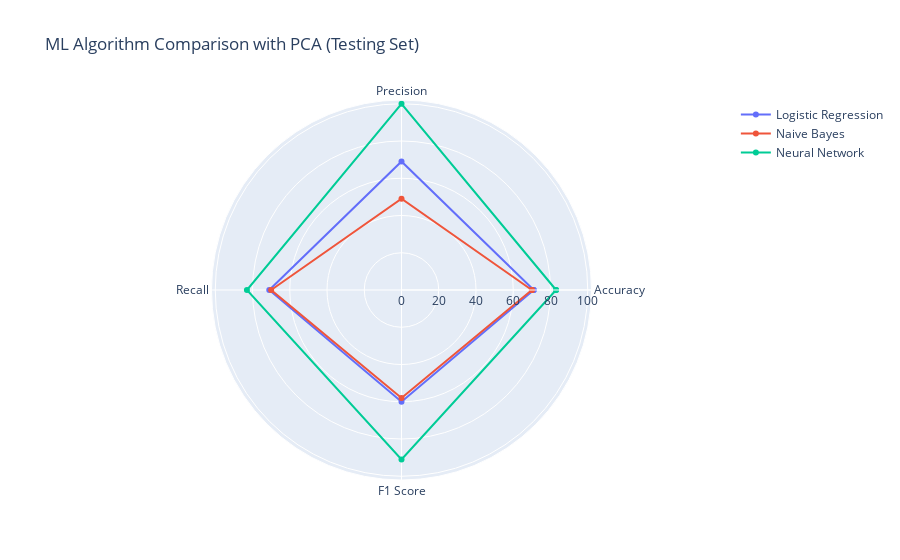
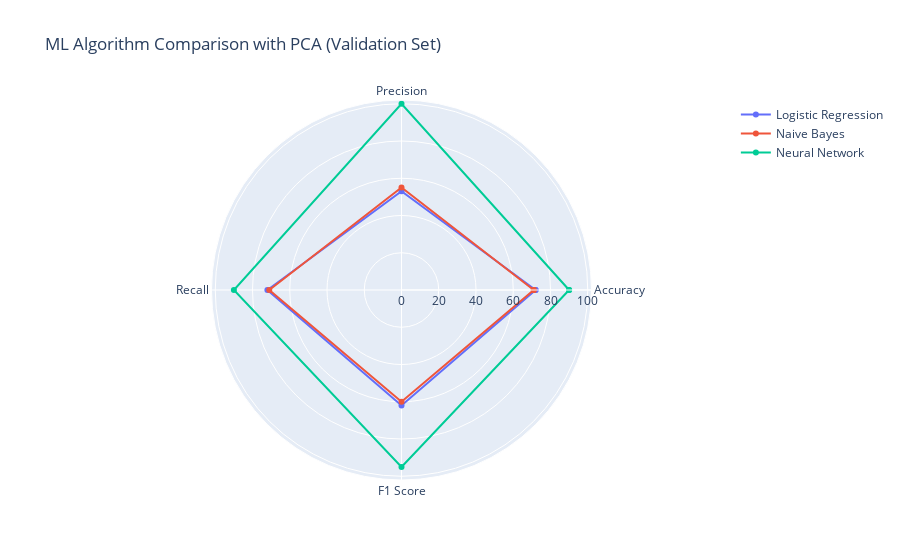

The notebook cell saved with these charts, in order:
### Markdown cell above
# Data visualization with PCA

### Code cell
categories = ['Accuracy', 'Precision', 'Recall', 'F1 Score']
categories = [*categories, categories[0]]
test_LR_w_PCA = [np.round(100*0.70516), np.round(100*0.680368), np.round(100*0.70516), np.round(100*0.595224)]
test_NB_w_PCA = [np.round(100*0.700246), np.round(100*0.440171), np.round(100*0.700246), np.round(100*0.581633)]
test_NN_w_PCA = [np.round(100*0.913186), np.round(100*1), np.round(100*0.913186), np.round(100*0.954623)]
test_LR_w_PCA = [*test_LR_wo_PCA, test_LR_wo_PCA[0]]
test_NB_w_PCA = [*test_NB_wo_PCA, test_NB_wo_PCA[0]]
test_NN_w_PCA = [*test_NN_wo_PCA, test_NN_wo_PCA[0]]

fig = go.Figure(
    data=[
        go.Scatterpolar(r=test_LR_w_PCA, theta=categories, name='Logistic Regression'),
        go.Scatterpolar(r=test_NB_w_PCA, theta=categories, name='Naive Bayes'),
        go.Scatterpolar(r=test_NN_w_PCA, theta=categories, name='Neural Network')
    ],
    layout=go.Layout(
        title=go.layout.Title(text='ML Algorithm Comparison with PCA (Testing Set)'),
        polar={'radialaxis': {'visible': True}},
        showlegend=True
    )
)

plotly.offline.iplot(fig)

val_LR_w_PCA = [np.round(100*0.720747), np.round(100*0.52539), np.round(100*0.720747), np.round(100*0.615674)]
val_NB_w_PCA = [np.round(100*0.714848), np.round(100*0.547268), np.round(100*0.714848), np.round(100*0.604688)]
val_NN_w_PCA = [np.round(100*0.901672), np.round(100*1), np.round(100*0.901672), np.round(100*0.948294)]
val_LR_w_PCA = [*val_LR_w_PCA, val_LR_w_PCA[0]]
val_NB_w_PCA = [*val_NB_w_PCA, val_NB_w_PCA[0]]
val_NN_w_PCA = [*val_NN_w_PCA, val_NN_w_PCA[0]]

fig2 = go.Figure(
    data=[
        go.Scatterpolar(r=val_LR_w_PCA, theta=categories, name='Logistic Regression'),
        go.Scatterpolar(r=val_NB_w_PCA, theta=categories, name='Naive Bayes'),
        go.Scatterpolar(r=val_NN_w_PCA, theta=categories, name='Neural Network')
    ],
    layout=go.Layout(
        title=go.layout.Title(text='ML Algorithm Comparison with PCA (Validation Set)'),
        polar={'radialaxis': {'visible': True}},
        showlegend=True
    )
)

plotly.offline.iplot(fig2)

### Figure 1 — Plotly figure (JSON) as saved in the notebook; plotly's stock layout.template omitted (floating-point values rounded to 4 significant figures)
{"data": [{"name": "Logistic Regression", "r": [71, 69, 71, 60, 71, 71], "theta": ["Accuracy", "Precision", "Recall", "F1 Score", "Accuracy"], "type": "scatterpolar"}, {"name": "Naive Bayes", "r": [70, 49, 70, 58, 70, 70], "theta": ["Accuracy", "Precision", "Recall", "F1 Score", "Accuracy"], "type": "scatterpolar"}, {"name": "Neural Network", "r": [83, 100, 83, 91, 83, 83], "theta": ["Accuracy", "Precision", "Recall", "F1 Score", "Accuracy"], "type": "scatterpolar"}], "layout": {"polar": {"radialaxis": {"visible": true}}, "showlegend": true, "title": {"text": "ML Algorithm Comparison with PCA (Testing Set)"}}}

### Figure 2 — Plotly figure (JSON) as saved in the notebook; plotly's stock layout.template omitted (floating-point values rounded to 4 significant figures)
{"data": [{"name": "Logistic Regression", "r": [72, 53, 72, 62, 72], "theta": ["Accuracy", "Precision", "Recall", "F1 Score", "Accuracy"], "type": "scatterpolar"}, {"name": "Naive Bayes", "r": [71, 55, 71, 60, 71], "theta": ["Accuracy", "Precision", "Recall", "F1 Score", "Accuracy"], "type": "scatterpolar"}, {"name": "Neural Network", "r": [90, 100, 90, 95, 90], "theta": ["Accuracy", "Precision", "Recall", "F1 Score", "Accuracy"], "type": "scatterpolar"}], "layout": {"polar": {"radialaxis": {"visible": true}}, "showlegend": true, "title": {"text": "ML Algorithm Comparison with PCA (Validation Set)"}}}
